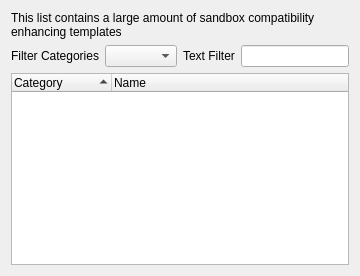
       <widget class="QWidget" name="tabTemplates">
        <attribute name="title">
         <string>App Templates</string>
        </attribute>
        <layout class="QGridLayout" name="gridLayout_5">
         <item row="2" column="0">
          <layout class="QGridLayout" name="gridLayout_3">
           <item row="1" column="1">
            <widget class="QComboBox" name="cmbCategories"/>
           </item>
           <item row="1" column="0">
            <widget class="QLabel" name="label_6">
             <property name="text">
              <string>Filter Categories</string>
             </property>
             <property name="alignment">
              <set>Qt::AlignRight|Qt::AlignTrailing|Qt::AlignVCenter</set>
             </property>
            </widget>
           </item>
           <item row="1" column="2">
            <widget class="QLabel" name="label_15">
             <property name="text">
              <string>Text Filter</string>
             </property>
            </widget>
           </item>
           <item row="1" column="3">
            <widget class="QLineEdit" name="txtTemplates"/>
           </item>
           <item row="2" column="0" colspan="4">
            <widget class="QTreeWidget" name="treeTemplates">
             <property name="sortingEnabled">
              <bool>true</bool>
             </property>
             <column>
              <property name="text">
               <string>Category</string>
              </property>
             </column>
             <column>
              <property name="text">
               <string>Name</string>
              </property>
             </column>
            </widget>
           </item>
           <item row="0" column="0" colspan="4">
            <widget class="QLabel" name="label_13">
             <property name="text">
              <string>This list contains a large amount of sandbox compatibility enhancing templates</string>
             </property>
             <property name="wordWrap">
              <bool>true</bool>
             </property>
            </widget>
           </item>
          </layout>
         </item>
        </layout>
       </widget>
